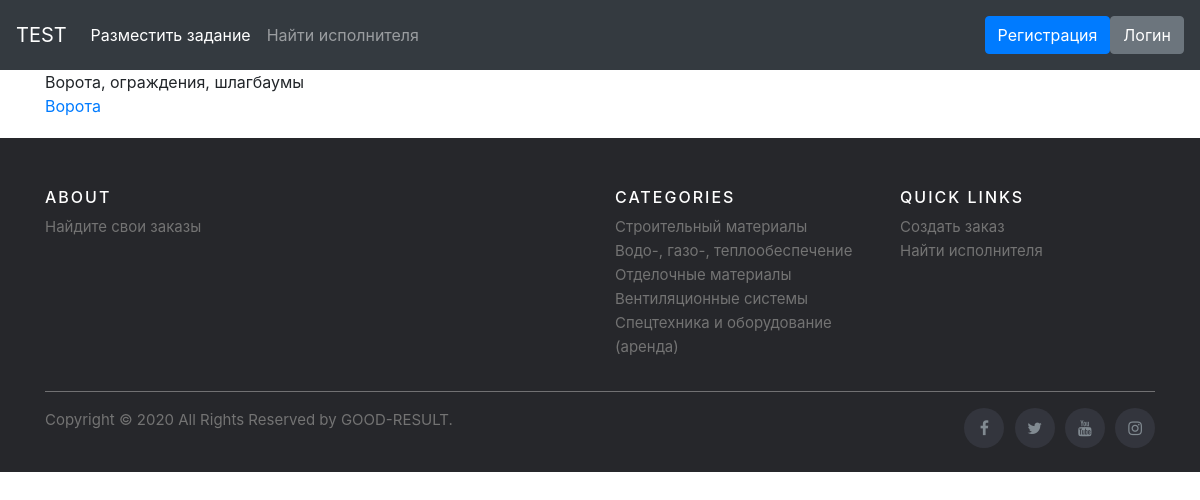
Before: /category1/3/category2/2 with the older database file.
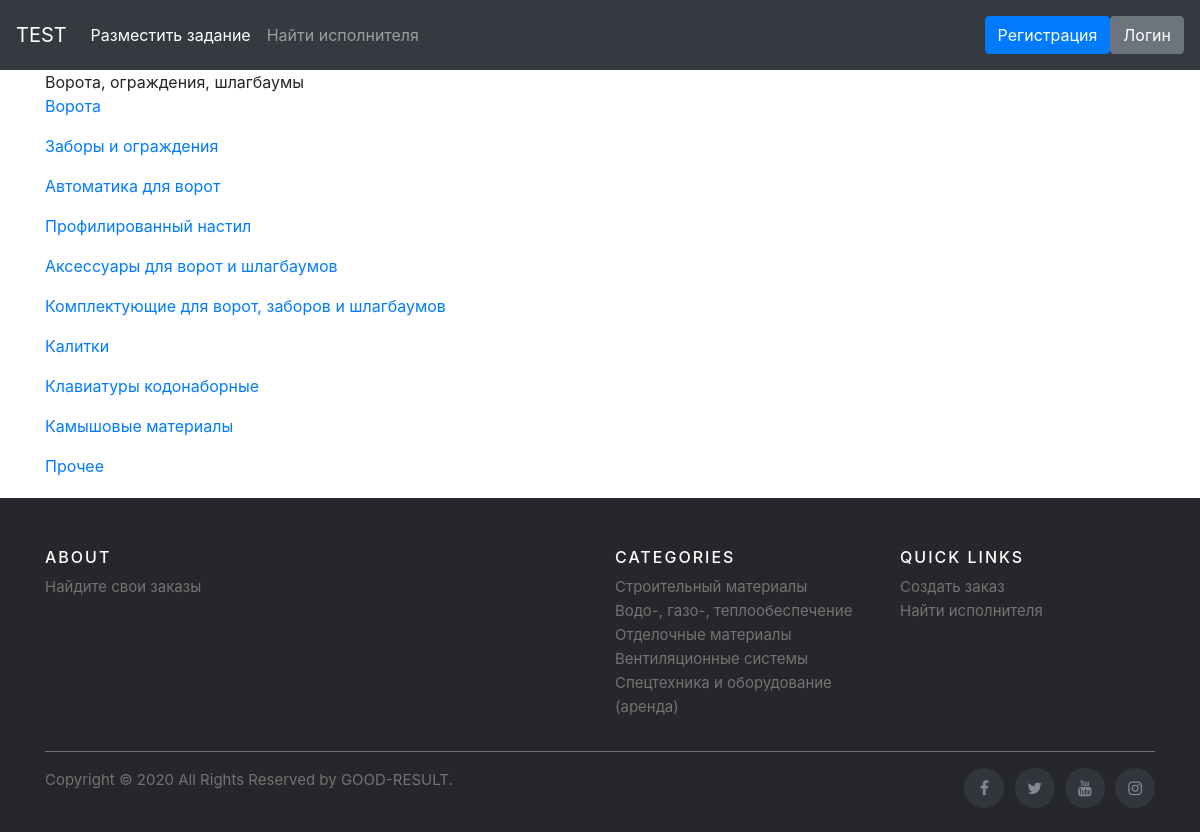
After: the same page with the newer database file.
### adverts/models.py (models this page shows, shortened)
class Category2(models.Model):
    parent_category = models.ForeignKey(Category1, on_delete=models.CASCADE, related_name='category2')
    name = models.CharField("Категория 2", max_length=150)
    description = models.TextField("Описание")
    members = models.ManyToManyField(User, related_name='members2', blank=True)
    url = models.SlugField(max_length=160, unique=True)
    class Meta:
        verbose_name = "Категория 2"
        verbose_name_plural = "Категории 2"

class Category3(models.Model):
    parent_category = models.ForeignKey(Category2, on_delete=models.CASCADE, related_name='category3')
    name = models.CharField("Категория 3", max_length=150)
    description = models.TextField("Описание")
    members = models.ManyToManyField(User, related_name='members3', blank=True)
    url = models.SlugField(max_length=160, unique=True)
    class Meta:
        verbose_name = "Категория 3"
        verbose_name_plural = "Категории 3"

### adverts/views.py (the view)
# urls.py: path('category1/<int:category1_id>/category2/<int:pk>', views.Category2DetailView.as_view(), name='detail2'),
class Category2DetailView(generic.DetailView):
    model = Category2
    template_name = 'adverts/detail2.html'

### templates/adverts/detail2.html
{% extends "base.html" %}
{% load static %}
{% block content %}
  {{category2.name}}
  {% for category3 in category2.category3.all %}
      <p><a href="{% url 'adverts:detail3' category2.parent_category.id category2.id category3.id%}">{{ category3.name }}</a></p>
  {% empty %}
      <li>No detail</li>
  {% endfor %}
{% endblock %}

### templates/base.html (shortened to what this page needs)
<!DOCTYPE html>
  {% load static %}
  <html lang="en">
    <head>
      <link rel="stylesheet" href="https://cdnjs.cloudflare.com/ajax/libs/font-awesome/4.7.0/css/font-awesome.min.css"/>
      <link rel="stylesheet" href="{% static 'css/main.css' %}"   >
      <link rel="stylesheet" href="{% static 'css/album.css' %}"  >
      <link rel="stylesheet" href="{% static 'css/footer.css' %}"  >
      <link rel="stylesheet" href="{% static 'css/media.css' %}"  >
    </head>
    <body>
      <header>
        <nav class="navbar navbar-expand-lg navbar-dark bg-dark">
          <div class="collapse navbar-collapse" id="navbarTogglerDemo01">
            <a class="navbar-brand" href="/">TEST</a>
            <ul class="navbar-nav mr-auto mt-2 mt-lg-0">
              <li class="nav-item active">
                <a class="nav-link" href="#">Разместить задание <span class="sr-only">(current)</span></a>
              </li>
              <li class="nav-item">
                <a class="nav-link" href="#">Найти исполнителя</a>
              </li>
            </ul>
            {% if user.is_authenticated %}
                <a href="{% url 'account_logout' %}" class="btn btn-primary my-2">Выход</a>
                <a href="{% url 'adverts:mybanners' %}" class="nav-link" > Мои заказы</a>
            {% else %}
              <form class="form-inline my-2 my-lg-0">
                <a href="{% url 'account_signup' %}" class="btn btn-primary my-2">Регистрация</a>
                <a href="{% url 'account_login' %}" class="btn btn-secondary my-2">Логин</a>
              </form>
            {% endif %}
          </div>
        </nav>
      </header>
      <main role="main" class="container">
        {% block content %}{% endblock %}
      </main>
        <footer class="site-footer">
          <div class="container">
            <div class="row">
              <div class="col-sm-12 col-md-6">
                <h6>About</h6>
                <p class="text-justify">Найдите свои заказы</p>
              </div>
              <div class="col-xs-6 col-md-3">
                <h6>Categories</h6>
                <ul class="footer-links">
                  <li><a href="">Строительный материалы</a></li>
                  <li><a href="">Водо-, газо-, теплообеспечение</a></li>
                  <li><a href="">Отделочные материалы</a></li>
                  <li><a href="">Вентиляционные системы</a></li>
                  <li><a href="">Спецтехника и оборудование (аренда)</a></li>
                </ul>
              </div>
              <div class="col-xs-6 col-md-3">
                <h6>Quick Links</h6>
                <ul class="footer-links">
                  <li><a href="">Создать заказ</a></li>
                  <li><a href="">Найти исполнителя</a></li>
                </ul>
              </div>
            </div>
            <hr>
          </div>
          <div class="container">
            <div class="row">
              <div class="col-md-8 col-sm-6 col-xs-12">
                <p class="copyright-text">Copyright &copy; 2020 All Rights Reserved by
              <a href="#">GOOD-RESULT</a>.
                </p>
              </div>
              <div class="col-md-4 col-sm-6 col-xs-12">
                <ul class="social-icons">
                  <li><a class="facebook" href="#"><i class="fa fa-facebook"></i></a></li>
                  <li><a class="twitter" href="#"><i class="fa fa-twitter"></i></a></li>
                  <li><a class="youtube" href="#"><i class="fa fa-youtube"></i></a></li>
                  <li><a class="instagram" href="#"><i class="fa fa-instagram"></i></a></li>
                </ul>
              </div>
            </div>
          </div>
        </footer>
    </body>
  </html>

### static/css/album.css (style rules this page uses)
:root { --jumbotron-padding-y: 3rem; }
footer { padding-top: 3rem; padding-bottom: 3rem; }
footer p { margin-bottom: .25rem; }

### static/css/footer.css (style rules this page uses)
.site-footer { background-color:#26272b; padding:45px 0 20px; font-size:15px; line-height:24px; color:#737373; margin-top:20px; }
.site-footer hr { border-top-color:#bbb; opacity:0.5 }
.site-footer h6 { color:#fff; font-size:16px; text-transform:uppercase; margin-top:5px; letter-spacing:2px }
.site-footer a { color:#737373; }
.footer-links { padding-left:0; list-style:none }
.footer-links li { display:block }
.footer-links a { color:#737373 }
.site-footer .social-icons { text-align:right }
.site-footer .social-icons a { width:40px; height:40px; line-height:40px; margin-left:6px; margin-right:0; border-radius:100%; background-color:#33353d }
.copyright-text { margin:0 }
.social-icons { padding-left:0; margin-bottom:0; list-style:none }
.social-icons li { display:inline-block; margin-bottom:4px }
.social-icons a { background-color:#eceeef; color:#818a91; font-size:16px; display:inline-block; line-height:44px; width:44px; height:44px; text-align:center; margin-right:8px; border-radius:100%; -webkit-transition:all .2s linear; -o-transition:all .2s linear; transition:all .2s linear }

Changed rows visible on the page:
added Category3: name "Заборы и ограждения"
added Category3: name "Автоматика для ворот"
added Category3: name "Профилированный настил"
added Category3: name "Аксессуары для ворот и шлагбаумов"
added Category3: name "Комплектующие для ворот, заборов и шлагбаумов"
added Category3: name "Калитки"
added Category3: name "Клавиатуры кодонаборные"
added Category3: name "Камышовые материалы"
added Category3: name "Прочее"
